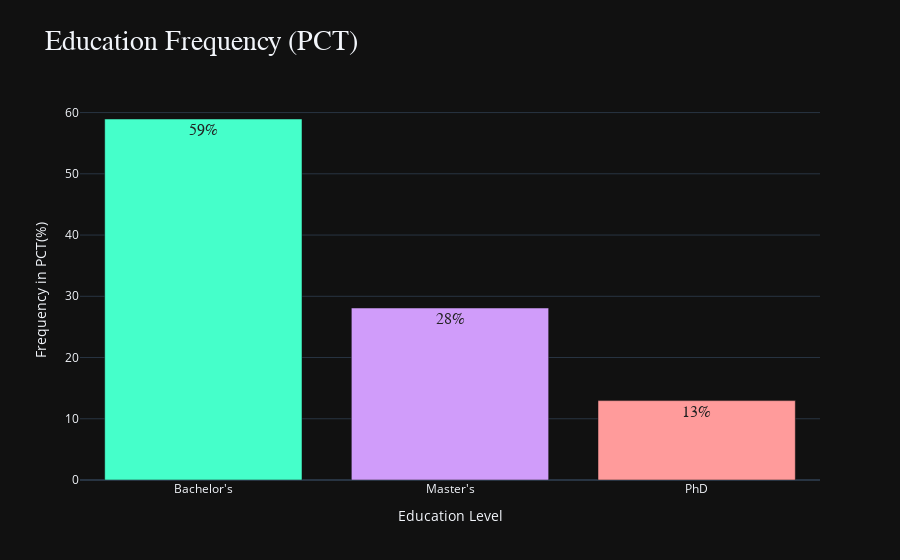

The notebook cell this image was saved under:
### Code cell
fig = px.bar(data_frame = education,
             x = education.index,
             y = education,
             color = education.index,
             title = "Education Frequency (PCT)",
             color_discrete_sequence=["#45FFCA", "#D09CFA", "#FF9B9B"],
             labels= {"index" :"Education", "y": "Frequency in PCT(%)"},
             template="plotly_dark",
             text = education.apply(lambda x: f"{x:0.0f}%"))

custome_layout()


fig.update_traces(
    textfont = {
        "size" : 16,
        "family" :"arial",
        "color": "#222"
    },
    hovertemplate = "Education: %{x}<br>Percentage: %{y:0.1f}%",
)

iplot(fig)

### Figure 1 — Plotly figure (JSON) as saved in the notebook; plotly's stock layout.template omitted (floating-point values rounded to 4 significant figures)
{"data": [{"alignmentgroup": "True", "hovertemplate": "Education: %{x}<br>Percentage: %{y:0.1f}%", "legendgroup": "Bachelor's", "marker": {"color": "#45FFCA", "pattern": {"shape": ""}}, "name": "Bachelor's", "offsetgroup": "Bachelor's", "orientation": "v", "showlegend": true, "text": ["59%"], "textfont": {"color": "#222", "family": "arial", "size": 16}, "textposition": "auto", "type": "bar", "x": ["Bachelor's"], "xaxis": "x", "y": [58.95], "yaxis": "y"}, {"alignmentgroup": "True", "hovertemplate": "Education: %{x}<br>Percentage: %{y:0.1f}%", "legendgroup": "Master's", "marker": {"color": "#D09CFA", "pattern": {"shape": ""}}, "name": "Master's", "offsetgroup": "Master's", "orientation": "v", "showlegend": true, "text": ["28%"], "textfont": {"color": "#222", "family": "arial", "size": 16}, "textposition": "auto", "type": "bar", "x": ["Master's"], "xaxis": "x", "y": [28.09], "yaxis": "y"}, {"alignmentgroup": "True", "hovertemplate": "Education: %{x}<br>Percentage: %{y:0.1f}%", "legendgroup": "PhD", "marker": {"color": "#FF9B9B", "pattern": {"shape": ""}}, "name": "PhD", "offsetgroup": "PhD", "orientation": "v", "showlegend": true, "text": ["13%"], "textfont": {"color": "#222", "family": "arial", "size": 16}, "textposition": "auto", "type": "bar", "x": ["PhD"], "xaxis": "x", "y": [12.96], "yaxis": "y"}], "layout": {"barmode": "relative", "hoverlabel": {"bgcolor": "#111", "font": {"family": "arial", "size": 16}}, "legend": {"title": {"text": "Education Level"}, "tracegroupgap": 0}, "showlegend": false, "title": {"font": {"family": "tahoma", "size": 28}, "text": "Education Frequency (PCT)"}, "xaxis": {"anchor": "y", "categoryarray": ["Bachelor's", "Master's", "PhD"], "categoryorder": "array", "domain": [0, 1], "title": {"text": "Education Level"}}, "yaxis": {"anchor": "x", "domain": [0, 1], "title": {"text": "Frequency in PCT(%)"}}}}
